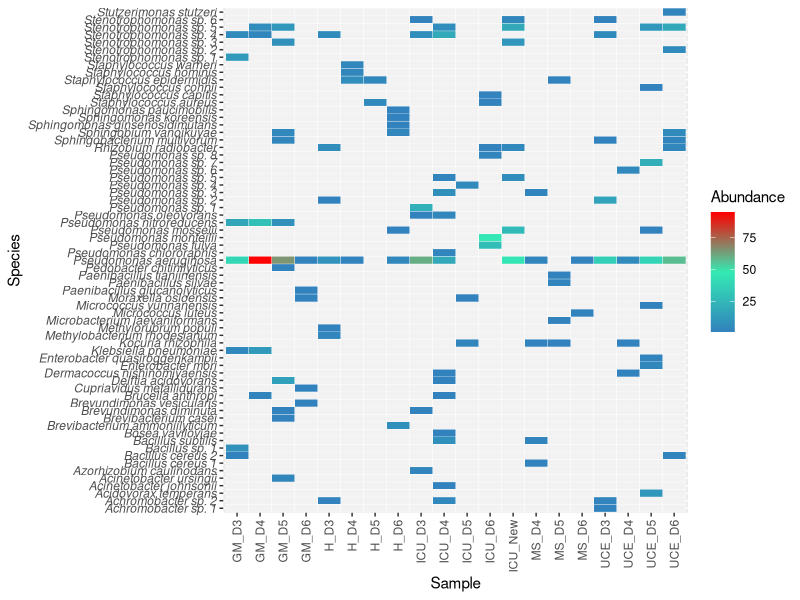
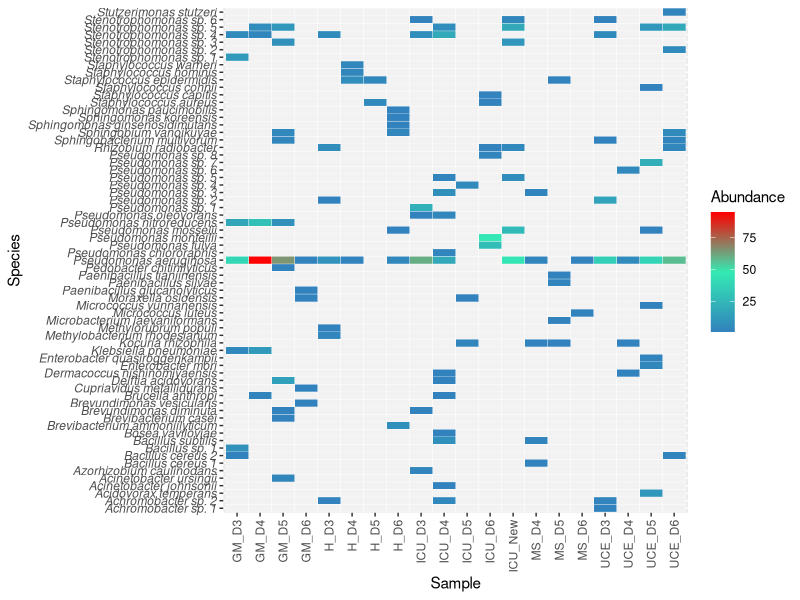
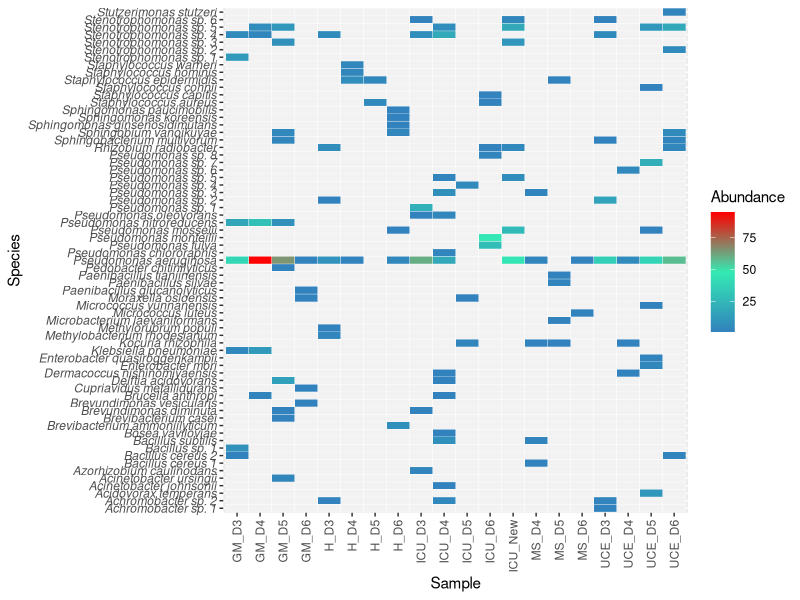
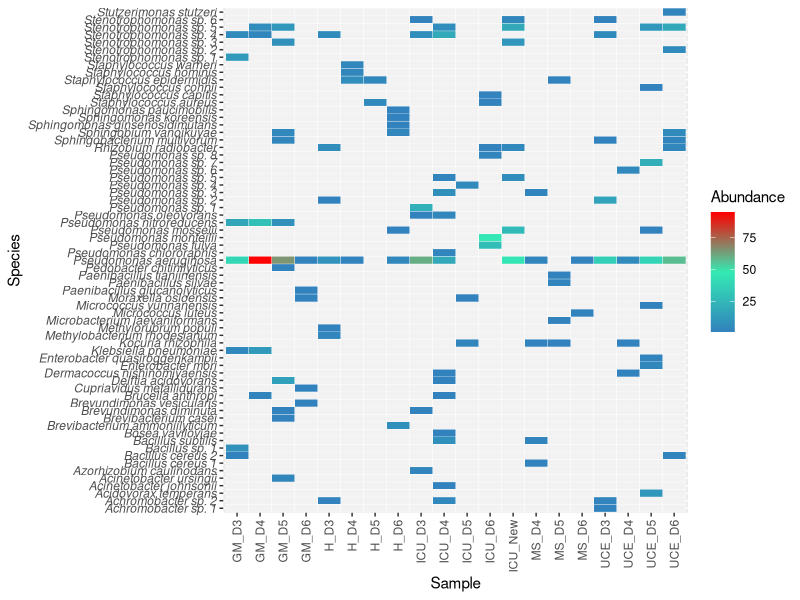

Write R code to recreate these figures, in order.
# Load required libraries
library(readxl)
library(tidyr)
library(ggplot2)

# Read data
data_heatmap <- read_excel("Data/Heatmap.xlsx")

# Preprocess data, remove rows with NA values
data_processed <- na.omit(data_heatmap)

# Assign NA to zero values for better handling in the heatmap
data_processed[data_processed == 0] <- NA

# Define the color gradient for low, medium, and high values
colors <- colorRampPalette(c("#3182bd", "#34ebb4", "red"))(100)  # Gradient from blue to green to red

# Reshape data for ggplot
data_long <- tidyr::pivot_longer(data_processed, cols = -Species, names_to = "Sample", values_to = "Abundance")

# Plot heatmap 
heatmap_plot <- ggplot(data_long, aes(x = reorder(Sample, Sample), y = Species, fill = Abundance)) +
  geom_tile(color = "white") +
  scale_fill_gradientn(colors = colors, na.value = "#f2f2f2", name = "Abundance") +  # Color gradient with grey for NA (formerly zero)
  theme(
    axis.text.x = element_text(angle = 90, vjust = 0.5, hjust=1),
    axis.text.y = element_text(face = "italic")
  ) +  
  labs(x = "Sample", y = "Species")

# Display the heatmap
print(heatmap_plot)

# Optionally save the plot
ggsave("output/species_abundance_heatmap.png", heatmap_plot, width = 10, height = 8, dpi = 300)
ggsave("output/species_abundance_heatmap.tiff", heatmap_plot, width = 10, height = 8, dpi = 300)
ggsave("output/species_abundance_heatmap.svg", heatmap_plot, width = 10, height = 8)
